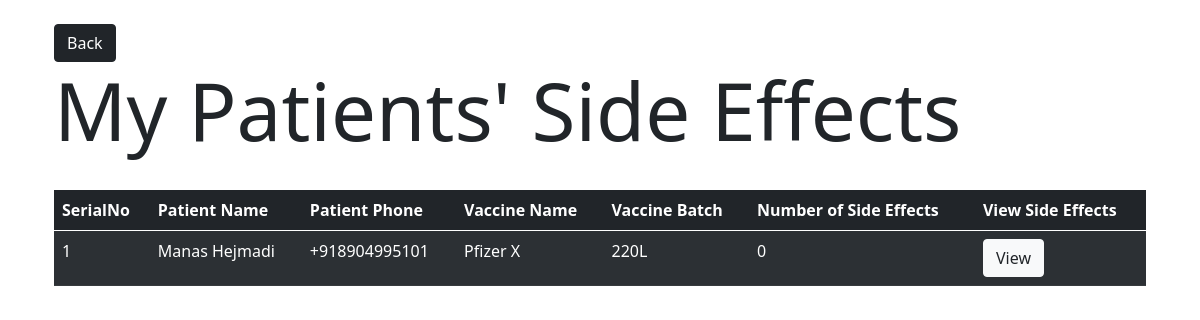
The page /doctor/side_effects (signed in) on the database as committed earlier.
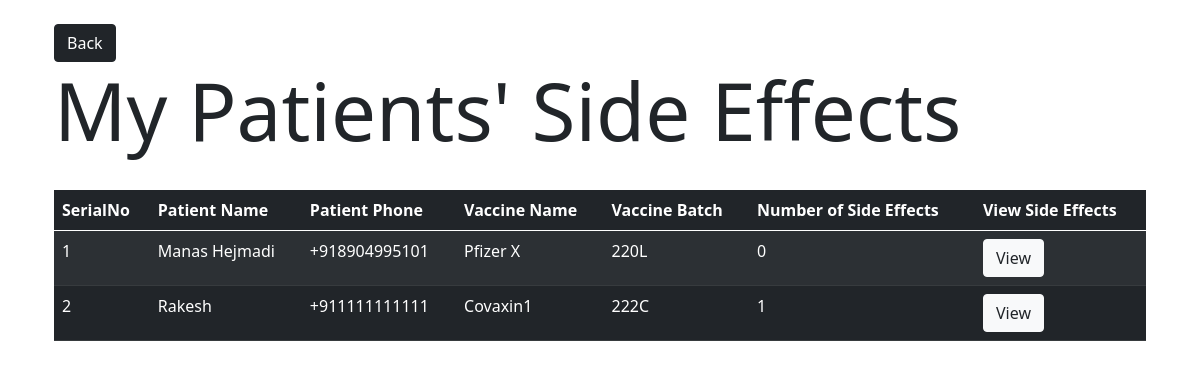
The same page on the database as committed later.
### CovaxinatorAPI/models.py (models this page shows, shortened)
class Patient(db.Model):
	id = db.Column(db.Integer, primary_key=True)
	name = db.Column(db.String)
	phone = db.Column(db.String) #also used as username
	password = db.Column(db.String) #also used as password
	location = db.relationship('Location', secondary=patient_location_association, backref=db.backref('patients', lazy='dynamic'))
	aadhar = db.Column(db.String)
	address = db.Column(db.String)
	is_alive = db.Column(db.String)
	is_vaccinated = db.Column(db.Boolean, default=False)
	doctor_id = db.Column(db.Integer, db.ForeignKey('doctor.id'))
	vaccine_batch_id = db.Column(db.Integer, db.ForeignKey('vaccine_batch.id'))
	side_effects = db.relationship('SideEffects', backref='patient')
	followup_chat_id = db.Column(db.Integer, db.ForeignKey('follow_up_chat_data.id'))

class VaccineBatch(db.Model):
	id = db.Column(db.Integer, primary_key=True)
	vaccine_name = db.Column(db.String)
	batch_id = db.Column(db.String)
	doctor_id = db.Column(db.Integer, db.ForeignKey('doctor.id'))
	patients = db.relationship('Patient', backref='vaccine_batch')
	vaccine_count = db.Column(db.Integer)

### CovaxinatorAPI/doctor/routes.py (the view)
@doctor.route('/side_effects')
def get_patient_side_effects():
	doc_id = session.get('logged_in_doctor')
	if(not doc_id): return redirect(url_for('doctor.doctor_login'))
	doctor = Doctor.query.filter_by(id=doc_id).first()
	my_patients = doctor.patients
	side_effects = {}
	for patient in my_patients:
		side_effects[patient.phone] = [
			{
				'symptoms': se.symptoms,
				'description': se.description,
			} for se in patient.side_effects
		]
	print(side_effects)
	return render_template('doctor/side_effects.html', title="Side Effects", patients=my_patients, side_effects=side_effects, json=json)

### CovaxinatorAPI/templates/doctor/side_effects.html (shortened to what this page needs)
{% extends 'layout.html' %}
{% block content %}
<div class="container p-4">
	<button class="btn btn-dark" onclick="window.history.back()"> Back </button>
	<h1 class="display-1">My Patients' Side Effects</h1>
	<br>
	<table class="table table-striped table-dark" id="tbl">
		<thead>
			<tr>
			<th scope="col">SerialNo</th>
			<th scope="col">Patient Name</th>
			<th scope="col">Patient Phone</th>
			<th scope="col">Vaccine Name</th>
			<th scope="col">Vaccine Batch</th>
			<th scope="col">Number of Side Effects</th>
			<th scope="col">View Side Effects</th>
			</tr>
		</thead>
		<tbody id='tbl'>
			{% for e in patients %}
			<tr data-phone="{{e.name}}">
			<td>{{loop.index}}</td>
				<td>{{e.name}}</td>
				<td>{{e.phone}}</td>
				<td>{{e.vaccine_batch.vaccine_name}}</td>
				<td>{{e.vaccine_batch.batch_id}}</td>
				<td class='phn'>{{e.side_effects|length}}</td>
				<td><button class="btn btn-light text-dark" data-toggle="modal" data-target="#SideEffectModal" onclick=view({{e.phone}})>View</button></td>
			</tr>
			{% endfor %}
		</tbody>
	</table>
</div>
{% endblock content %}

Rows that differ between the two databases and show on the page:
added Patient: name "Rakesh", phone "+911111111111", vaccine_batch.vaccine_name "Covaxin1", vaccine_batch.batch_id "222C", side_effects|length "1"
